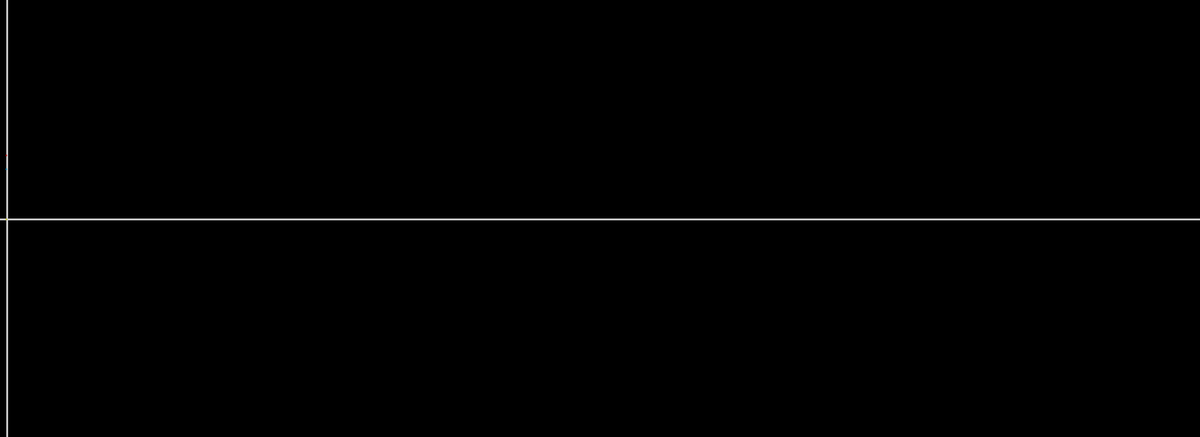
Frame 1 (no input)
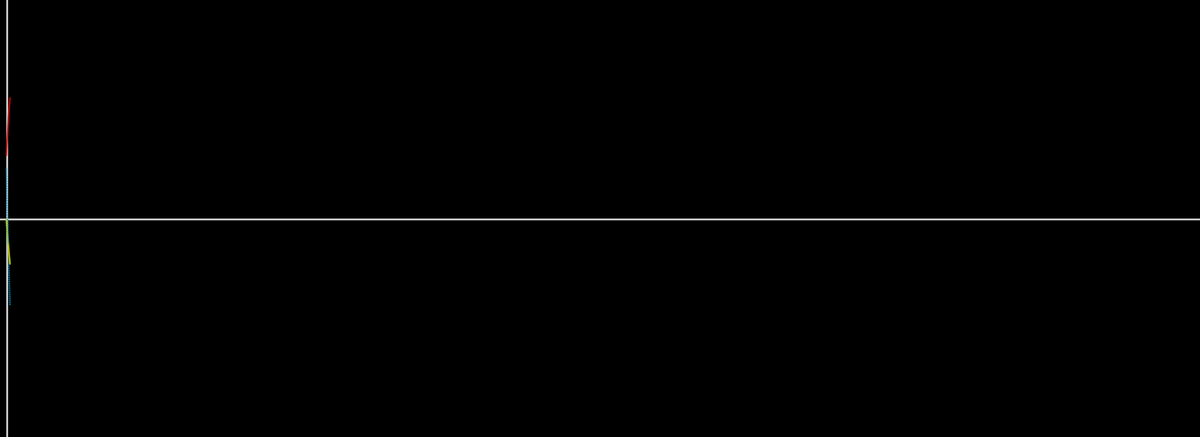
Frame 60 (the mouse pressed at the canvas centre just before this capture)
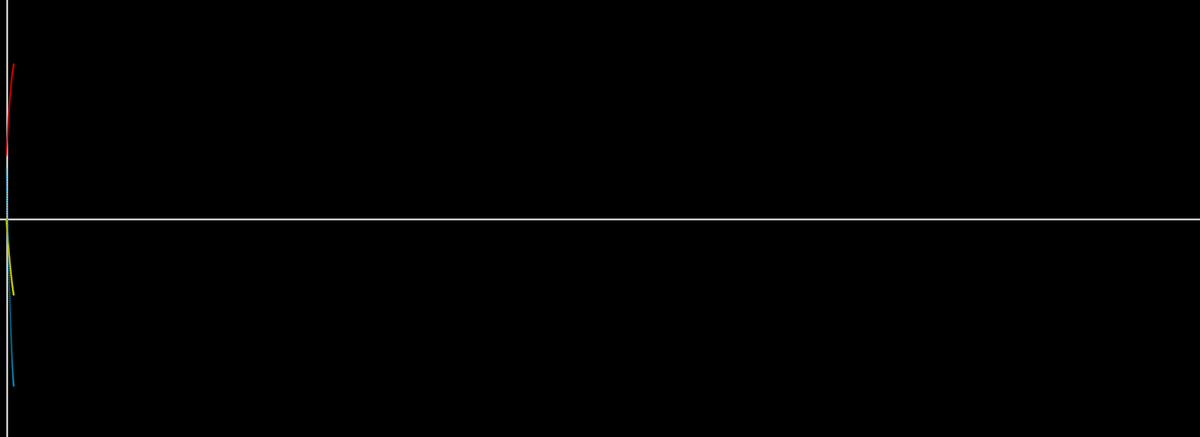
Frame 120 (the mouse held since frame 60 and released just before this capture)

The Processing sketch that drew these frames (run headless with seeded random() and noise(); from frame 60 on, the mouse is pressed at the canvas centre):

// Processing sketch: Fourier_Series_Exploration_4_Square_Wave_BetterOOP
// ── Fourier_Series_Exploration_4_Square_Wave_BetterOOP.pde
SineWave sampleSine1;
SineWave sampleSine2;
SineWave sampleSine3;
float x;
float x1, x2, x3;
float moveValue;

void setup() {
  size(1920, 700);
  smooth();
  background(0);
  frameRate(120);
  x1 = width/2;
  x2 = height/2;
  x3 = 0;
  sampleSine1 = new SineWave(150, 5, 180, 1, 1, 0, 0, 0, 0, 0, -0.005, 0, 0, 3, 0); 
  sampleSine2 = new SineWave(290, 4, 275, 1, 1, 0, 0, 0, 0, 0, -0.007, 0, 0, 3, 0);
  sampleSine3 = new SineWave(320, 7, 75, 1, 1, 0, 0, 0, 0, 0, -0.009, 0, 0, 3, 0); 
  /*An = temp_An;
   n = temp_n;
   xAxis = temp_xAxis;
   L = temp_L;
   ampDiv = temp_ampDiv;
   angF = temp_angF;
   Ts = temp_Ts;
   funcDisp = temp_funcDisp;
   cFuncDisp = temp_cFuncDisp;
   totalDisp = temp_totalDisp;
   dmpCoeff = temp_dmpCoeff;
   ampAdd = temp_ampAdd;
   ampAddScalar = temp_ampAddScalar;
   diameter = temp_diamter;
   xAxisCoeff = temp_xAxisCoeff
   speed = 1; */

  gridFunction();
}

void draw() {
  //background(0);
  translate(0, x2);
  rotate(radians(270));
  fill(200, 200, 0, 175);
  sampleSine1.update();
  sampleSine1.display();
  fill(200, 0, 0, 175);
  sampleSine2.update();
  sampleSine2.display();
  fill(0, 150, 200, 175);
  sampleSine3.update();
  sampleSine3.display();
}

void gridFunction() {
  fill(200, 200, 200);
  stroke(200, 200, 200);
  rect(10, 0, 2, height);
  rect(0, x2, width, 2);
}

// ── SineWave.pde
class SineWave {
  float An, n, xAxis, L, ampDiv;
  float angF, Ts, funcDisp, cFuncDisp;
  float totalDisp, dmpCoeff;
  float ampAdd, ampAddScalar;
  float speed;
  float motionValue;
  float y;
  float diameter;
  float xAxisCoeff;

  SineWave(float temp_An, float temp_n, 
    float temp_xAxis, float temp_L, 
    float temp_ampDiv, float temp_angF, 
    float temp_Ts, float temp_funcDisp, 
    float temp_cFuncDisp, float temp_totalDisp, 
    float temp_dmpCoeff, float temp_ampAdd, 
    float temp_ampAddScalar, float temp_diameter, float temp_xAxisCoeff) {
    An = temp_An;
    n = temp_n;
    xAxis = temp_xAxis;
    L = temp_L;
    ampDiv = temp_ampDiv;
    angF = temp_angF;
    Ts = temp_Ts;
    funcDisp = temp_funcDisp;
    cFuncDisp = temp_cFuncDisp;
    totalDisp = temp_totalDisp;
    dmpCoeff = temp_dmpCoeff;
    ampAdd = temp_ampAdd;
    ampAddScalar = temp_ampAddScalar;
    diameter = temp_diameter;
    xAxisCoeff = temp_xAxisCoeff;
    speed = 0.1;
    y = 10;
  }
  void update() {

    xAxis += speed;
    xAxisCoeff += speed;
    y += speed;
    motionValue = Sine(xAxis);
  }
  void display() {
    noStroke();
    ellipse(motionValue, y, diameter, diameter);
  }

  float Sine(float indValue) {
    float sineValue = (exp(dmpCoeff*xAxisCoeff)*((An/ampDiv) - ampAdd*ampAddScalar)*((sin((radians((n*indValue)/L)))
      + (angF*Ts)) + funcDisp*cFuncDisp) + totalDisp); 

    //no need for PI, as it converts n*indValue with radian measure
    //Change to degrees() and put PI inside - shows a very nice graph
    return sineValue;
  }
}
